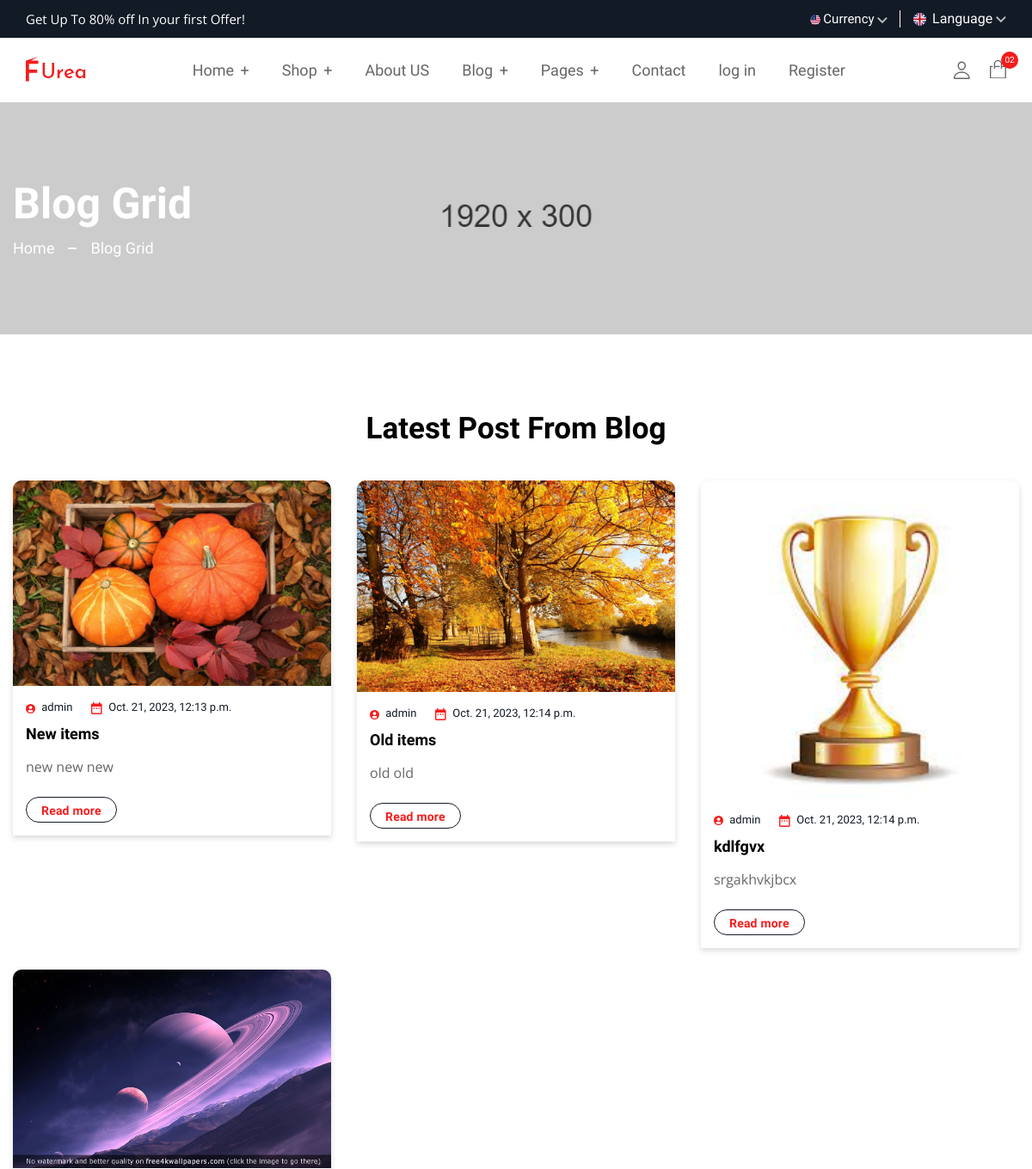
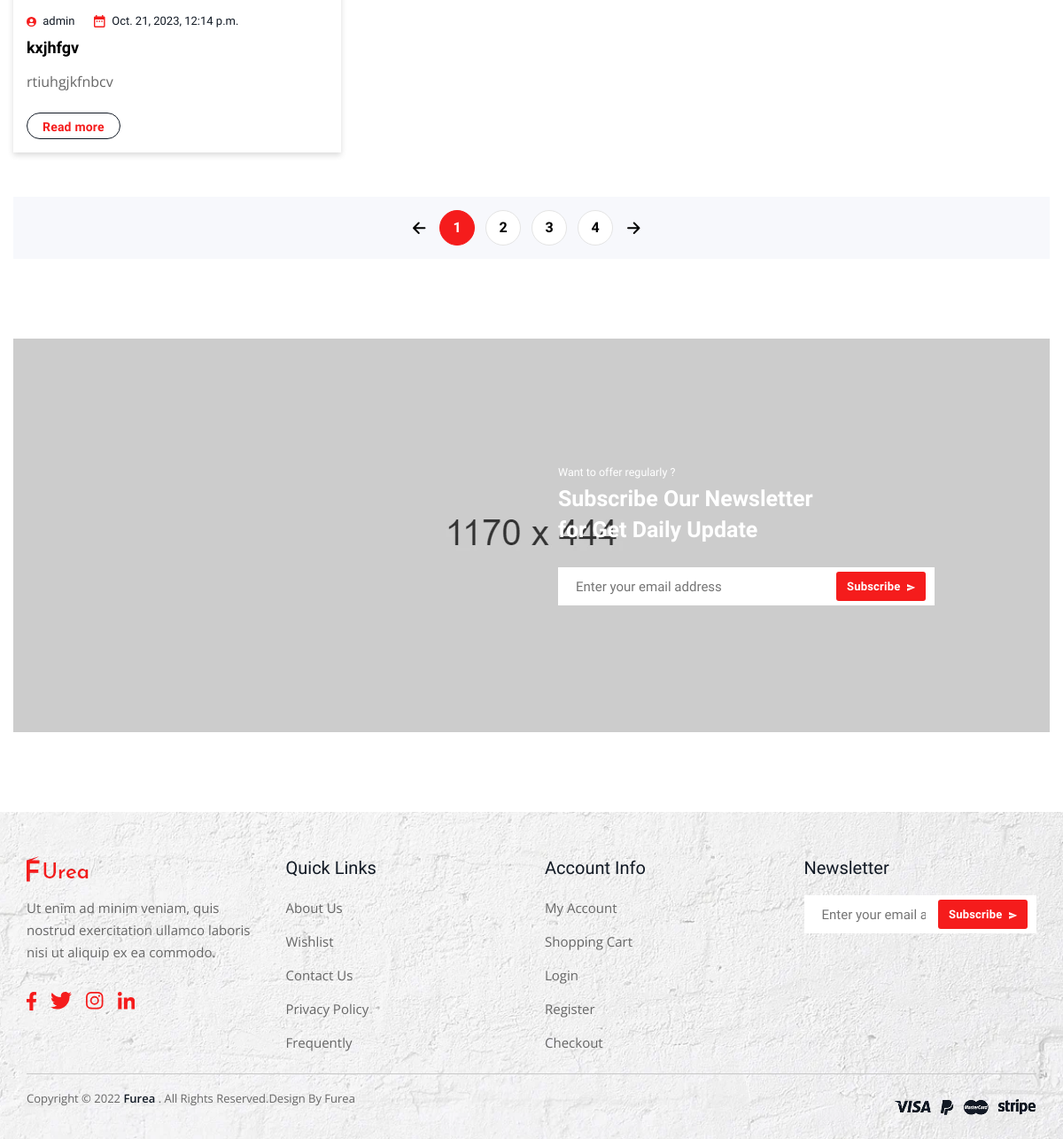
Screenshot of /blog/ with the database file from the repository (2 pictures, top to bottom).
### shop_site/models.py (models this page shows)
class Blogs(models.Model):
    title = models.CharField(max_length=250)
    text = models.TextField()
    image = models.ImageField()
    created_at = models.DateTimeField(auto_now_add=True)
    author = models.ForeignKey(
        settings.AUTH_USER_MODEL,
        on_delete=models.CASCADE,
    )

### shop_site/views.py (the view)
# urls.py: path('blog/', blogs, name='blog'),
def blogs(request):
    rows = Blogs.objects.all()
    context = {
        'rows': rows
    }
    return render(request, 'blog.html', context)

### templates/blog.html (shortened to what this page needs)
{% extends 'base.html' %}
{% load static %}
{% block content %}
    <main class="main__content_wrapper">
        <section class="breadcrumb__section breadcrumb__bg">
            <div class="container">
                <div class="row row-cols-1">
                    <div class="col">
                        <div class="breadcrumb__content">
                            <h1 class="breadcrumb__content--title text-white mb-10">Blog Grid</h1>
                            <ul class="breadcrumb__content--menu d-flex">
                                <li class="breadcrumb__content--menu__items"><a class="text-white" href="index.html">Home</a></li>
                                <li class="breadcrumb__content--menu__items"><span class="text-white">Blog Grid</span></li>
                            </ul>
                        </div>
                    </div>
                </div>
            </div>
        </section>
        <section class="blog__section section--padding">
            <div class="container">
                <div class="section__heading text-center mb-40">
                    <h2 class="section__heading--maintitle">Latest Post From Blog</h2>
                </div>
                <div class="blog__section--inner p-0">
                    <div class="row row-cols-lg-3 row-cols-md-2 row-cols-sm-2 row-cols-1 mb--n30">
                        {% for row in rows %}
                        <div class="col mb-30">
                            <div class="blog__items">
                                <div class="blog__thumbnail">
                                    <a class="blog__thumbnail--link display-block" href="{% url 'blogDetails' row.id %}"><img class="blog__thumbnail--img display-block" src="{{row.image.url}}" alt="blog-img"></a>
                                </div>
                                <div class="blog__content">
                                    <ul class="blog__content--meta d-flex">
                                        <li class="blog__content--meta__text">
                                           {{row.author.username}}
                                        </li>
                                        <li class="blog__content--meta__text">
                                            {{row.created_at}}
                                        </li>
                                    </ul>
                                    <h3 class="blog__content--title h4"><a href="blog-details.html">{{row.title}}</a></h3>
                                    <p class="blog__content--desc">{{row.text}}</p>
                                    <a class="blog__content--btn primary__btn" href="blog-details.html">Read more </a>
                                </div>
                            </div>
                        </div>
                        {% endfor %}
                    </div>
                    <div class="pagination__area bg__gray--color">
                        <nav class="pagination justify-content-center">
                            <ul class="pagination__wrapper d-flex align-items-center justify-content-center">
                                <li class="pagination__list"><a href="blog.html" class="pagination__item--arrow  link ">
                                    <svg xmlns="http://www.w3.org/2000/svg"  width="22.51" height="20.443" viewBox="0 0 512 512"><path fill="none" stroke="currentColor" stroke-linecap="round" stroke-linejoin="round" stroke-width="48" d="M244 400L100 256l144-144M120 256h292"/></svg></a>
                                <li>
                                <li class="pagination__list"><span class="pagination__item pagination__item--current">1</span></li>
                                <li class="pagination__list"><a href="blog.html" class="pagination__item link">2</a></li>
                                <li class="pagination__list"><a href="blog.html" class="pagination__item link">3</a></li>
                                <li class="pagination__list"><a href="blog.html" class="pagination__item link">4</a></li>
                                <li class="pagination__list"><a href="blog.html" class="pagination__item--arrow  link ">
                                    <svg xmlns="http://www.w3.org/2000/svg" width="22.51" height="20.443" viewBox="0 0 512 512"><path fill="none" stroke="currentColor" stroke-linecap="round" stroke-linejoin="round" stroke-width="48" d="M268 112l144 144-144 144M392 256H100"/></svg></a>
                            </ul>
                        </nav>
                    </div>
                </div>
            </div>
        </section>
        <section class="newsletter__banner--section section--padding pt-0">
            <div class="container">
                <div class="newsletter__banner--thumbnail position__relative">
                    <img class="newsletter__banner--thumbnail__img" src="{% static 'assets/img/banner/banner-bg7.webp' %}" alt="newsletter-banner">
                    <div class="newsletter__content newsletter__subscribe">
                        <h5 class="newsletter__content--subtitle text-white">Want to offer regularly ?</h5>
                        <h2 class="newsletter__content--title text-white h3 mb-25">Subscribe Our Newsletter <br>
                            for Get Daily Update</h2>
                        <form class="newsletter__subscribe--form position__relative" action="#">
                            <label>
                                <input class="newsletter__subscribe--input" placeholder="Enter your email address" type="email">
                            </label>
                            <button class="newsletter__subscribe--button primary__btn" type="submit">Subscribe
                                <svg class="newsletter__subscribe--button__icon" xmlns="http://www.w3.org/2000/svg" width="9.159" height="7.85" viewBox="0 0 9.159 7.85">
                                    <path  data-name="Icon material-send" d="M3,12.35l9.154-3.925L3,4.5,3,7.553l6.542.872L3,9.3Z" transform="translate(-3 -4.5)" fill="currentColor"/>
                                </svg>
                            </button>
                        </form>
                    </div>
                </div>
            </div>
        </section>
    </main>
{% endblock %}

### rows the page displays
Blogs: image (picture), author.username "admin", created_at "Oct. 21, 2023, 12:13 p.m.", title "New items", text "new new new"
Blogs: image (picture), author.username "admin", created_at "Oct. 21, 2023, 12:14 p.m.", title "Old items", text "old old"
Blogs: image (picture), author.username "admin", created_at "Oct. 21, 2023, 12:14 p.m.", title "kdlfgvx", text "srgakhvkjbcx"
Blogs: image (picture), author.username "admin", created_at "Oct. 21, 2023, 12:14 p.m.", title "kxjhfgv", text "rtiuhgjkfnbcv"
